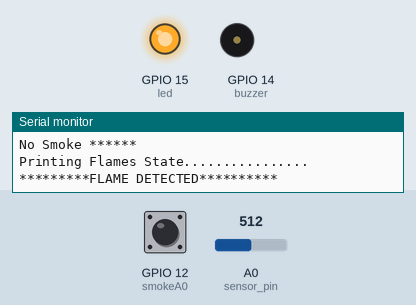
This sketch was run on a simulated ESP8266 (NodeMCU). On the bench: output pins drawn as LEDs (lit = HIGH), buzzer (waves = sounding, pin HIGH), the last lines printed to the serial monitor. The inputs (shaded band) are chosen by the test bench; at power-on: GPIO 12 (smokeA0) LOW, A0 (sensor_pin) = 512.

Above: at 2.7 s.
2.8 s: GPIO 12 (smokeA0) pulled HIGH for 0.35 s
At 3.6 s:
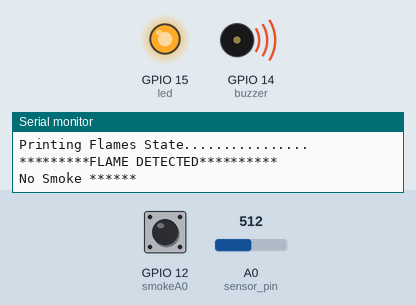
4.6 s: A0 (sensor_pin) set to 765
6.6 s: A0 (sensor_pin) set to 799
At 8.1 s:
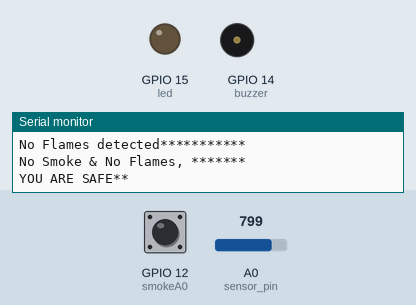
8.4 s: A0 (sensor_pin) set to 722
9.9 s: A0 (sensor_pin) set to 701
At 11.2 s:
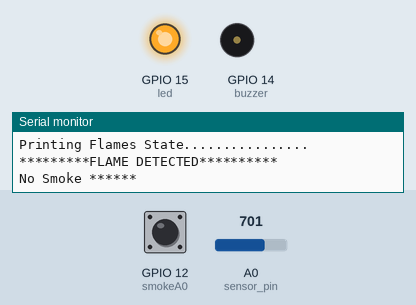
11.7 s: A0 (sensor_pin) set to 900
At 12.8 s:
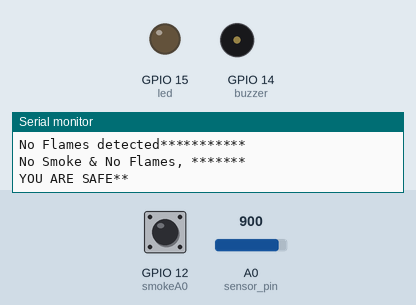
Timing chart, 0 to 14.5 s (numbered marks = the images above; inputs shaded):
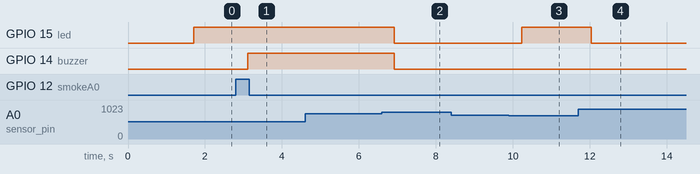

Measured:
- the behaviour switches between 782 and 783 on A0 (sensor_pin) (found by bisection; images 1 and 2)
- the behaviour switches between 711 and 710 on A0 (sensor_pin) (found by bisection; images 2 and 3)
- after the input at 2.8 s, GPIO 14 (buzzer): LOW → HIGH after 0.31 s
- after the input at 6.6 s, GPIO 15 (led), GPIO 14 (buzzer): HIGH → LOW after 0.33 s
- after the input at 9.9 s, GPIO 15 (led): LOW → HIGH after 0.34 s
- after the input at 11.7 s, GPIO 15 (led): HIGH → LOW after 0.34 s

The sketch:

finalcode.ino
```cpp
//This code is owned bby Aron Ayub, 6/2023.
//I'ts open source and anyone can use it.
//Lol, if you would like to buy Him coffee, use his papal, ayubaron128@gmail.com
//Be careful when dealing with AC power.

#include <ESP8266WiFi.h>
#include "AdafruitIO_WiFi.h"

#define WIFI_SSID       "WhatsApp for net 0765909567"
#define WIFI_PASS       "magic123."

#define IO_USERNAME    "AA001"
#define IO_KEY         "aio_APMG20ILzp2Osj44e8fsjDzZdOLN"

// Connect to Wi-Fi and Adafruit IO handel
AdafruitIO_WiFi io(IO_USERNAME, IO_KEY, WIFI_SSID, WIFI_PASS);

// Create a feed object that allows us to send data to
AdafruitIO_Feed * firedetector = io.feed("firedetector");
AdafruitIO_Feed * smoke = io.feed("smoke");

const int sensor_pin = A0;
const int buzzer = 14;
const int led = 15;
int smokeA0 = 12;

// Input value range
int sensorValueMin = 0;   // Minimum sensor value
int sensorValueMax = 1023;  // Maximum sensor value

// Output range (percentage)
int outputMin = 0;    // Minimum output value (0%)
int outputMax = 100;  // Maximum output value (100%)
int smokie;
int percentage;
//delay func
unsigned long previousTime = 0;
unsigned long delayTime = 5000;


void setup()
{
  // Enable the serial port so we can see updates
  Serial.begin(115200);
  pinMode(sensor_pin, INPUT_PULLUP);
  pinMode(buzzer, OUTPUT);
  pinMode(led, OUTPUT);
  pinMode(smokeA0, INPUT);

  //buzzer == LOW;
  //led == LOW;

  // Connect to Adafruit IO
  io.connect();

  // wait for a connection
  while (io.status() < AIO_CONNECTED)
  {
    Serial.println("*************");
    Serial.println("Connecting to Wi-Fi");
    delay(500);
  }
}

void loop()
{
  sensor();

}

void sensor() {
  // Always keep this at the top of your main loop
  // While not confirmed, this implies that the Adafruit IO library is not event-driven
  // This means you should refrain from using infinite loops
  io.run();
  int sensorValue = analogRead(sensor_pin);
  int smokie = digitalRead(smokeA0);

  // Map the sensor value to the percentage range
  int percentage = map(sensorValue, sensorValueMin, sensorValueMax, outputMin, outputMax);


  // Checks if it has reached the threshold value
  if (smokie == 1)
  {
    Serial.println("Printing Smoke State................");
    Serial.println("*********SMOKE DETECTED*********** ");
    digitalWrite(led, HIGH);
    delay(100);
  }

  if (smokie == 0)
  {
    Serial.println("No Smoke ******");
    delay(100);
  }
  if (percentage < 70)
  {
    Serial.println("Printing Flames State................");
    Serial.println("*********FLAME DETECTED********** ");
    digitalWrite(led, HIGH);

    delay(100);
  }
  if (percentage > 70)
  {
    Serial.println("Printing Flames State................");
    Serial.println("No Flames detected*********** ");
    delay(100);
  }
  if (smokie == 1 && percentage < 70)
  {
    Serial.println("Smoke and Flames Detected, critical!");
    delay(100);
    digitalWrite(led, HIGH);
    digitalWrite(buzzer, HIGH);
  }

  if (smokie == 0 && percentage > 76)

  {
    Serial.println("No Smoke & No Flames, ******* ");
    Serial.println("YOU ARE SAFE**");
    delay(100);
    digitalWrite(led, LOW);
    digitalWrite(buzzer, LOW);
  }


  // Print the percentage value

  if (millis() - previousTime >= delayTime) {

    firedetector->save(percentage);
    delay(100);
    smoke->save(smokie);

    Serial.print("Percentage: ");
    Serial.println(percentage);

    Serial.print("State Sent is***: ");
    Serial.println(smokie);
    //Serial.println(smokie);
    previousTime = millis();
  }
}

void buzz()
{
  // Checks if it has reached the threshold value
  if (smokie == 1) //|| percentage < 70)
  {
    digitalWrite(led, HIGH);
    digitalWrite(buzzer, HIGH);

    // tone(buzzer, 1000, 200);
  }
  if (smokie == 0) //|| percentage > 76)
  {
    digitalWrite(led, LOW);
    digitalWrite(buzzer, LOW);

    ///noTone(buzzer);
  }
  else
  {
    Serial.print("Check the Sensor");
  }
  delay(1000);
}
```
